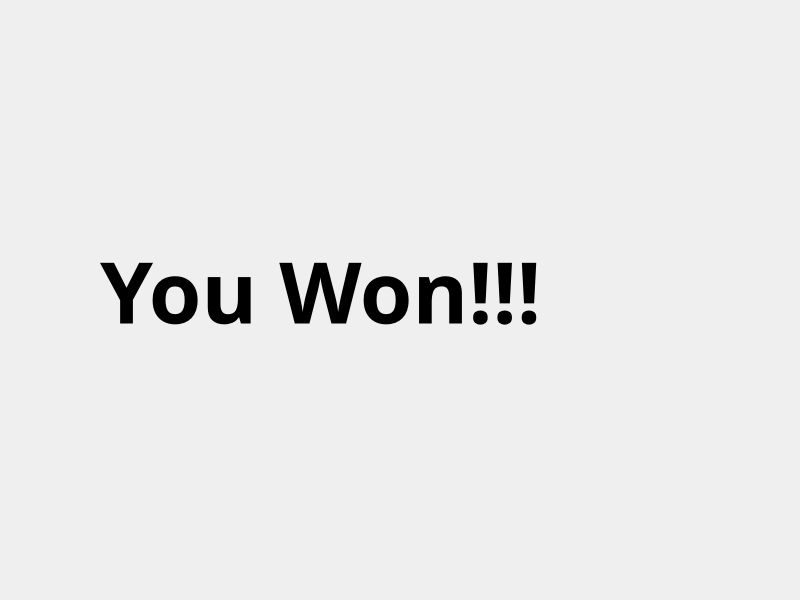
<?xml version="1.0" encoding="UTF-8"?>
<ui version="4.0">
 <class>AnimationWindow</class>
 <widget class="QMainWindow" name="AnimationWindow">
  <property name="geometry">
   <rect>
    <x>0</x>
    <y>0</y>
    <width>800</width>
    <height>600</height>
   </rect>
  </property>
  <property name="windowTitle">
   <string>MainWindow</string>
  </property>
  <widget class="QWidget" name="centralwidget">
   <widget class="QLabel" name="label">
    <property name="geometry">
     <rect>
      <x>30</x>
      <y>40</y>
      <width>141</width>
      <height>131</height>
     </rect>
    </property>
    <property name="text">
     <string/>
    </property>
   </widget>
   <widget class="QLabel" name="label_2">
    <property name="geometry">
     <rect>
      <x>180</x>
      <y>50</y>
      <width>141</width>
      <height>131</height>
     </rect>
    </property>
    <property name="text">
     <string/>
    </property>
   </widget>
   <widget class="QLabel" name="label_3">
    <property name="geometry">
     <rect>
      <x>310</x>
      <y>50</y>
      <width>141</width>
      <height>131</height>
     </rect>
    </property>
    <property name="text">
     <string/>
    </property>
   </widget>
   <widget class="QLabel" name="label_4">
    <property name="geometry">
     <rect>
      <x>490</x>
      <y>50</y>
      <width>141</width>
      <height>131</height>
     </rect>
    </property>
    <property name="text">
     <string/>
    </property>
   </widget>
   <widget class="QLabel" name="label_5">
    <property name="geometry">
     <rect>
      <x>30</x>
      <y>240</y>
      <width>141</width>
      <height>131</height>
     </rect>
    </property>
    <property name="text">
     <string/>
    </property>
   </widget>
   <widget class="QLabel" name="label_6">
    <property name="geometry">
     <rect>
      <x>200</x>
      <y>230</y>
      <width>141</width>
      <height>131</height>
     </rect>
    </property>
    <property name="text">
     <string/>
    </property>
   </widget>
   <widget class="QLabel" name="label_7">
    <property name="geometry">
     <rect>
      <x>380</x>
      <y>230</y>
      <width>141</width>
      <height>131</height>
     </rect>
    </property>
    <property name="text">
     <string/>
    </property>
   </widget>
   <widget class="QLabel" name="label_8">
    <property name="geometry">
     <rect>
      <x>600</x>
      <y>230</y>
      <width>141</width>
      <height>131</height>
     </rect>
    </property>
    <property name="text">
     <string/>
    </property>
   </widget>
   <widget class="QLabel" name="label_9">
    <property name="geometry">
     <rect>
      <x>110</x>
      <y>450</y>
      <width>141</width>
      <height>131</height>
     </rect>
    </property>
    <property name="text">
     <string/>
    </property>
   </widget>
   <widget class="QLabel" name="label_10">
    <property name="geometry">
     <rect>
      <x>100</x>
      <y>240</y>
      <width>611</width>
      <height>101</height>
     </rect>
    </property>
    <property name="font">
     <font>
      <family>Bodoni 72</family>
      <pointsize>64</pointsize>
      <italic>false</italic>
      <bold>true</bold>
     </font>
    </property>
    <property name="text">
     <string>You Won!!!</string>
    </property>
   </widget>
  </widget>
 </widget>
 <resources/>
 <connections/>
</ui>
